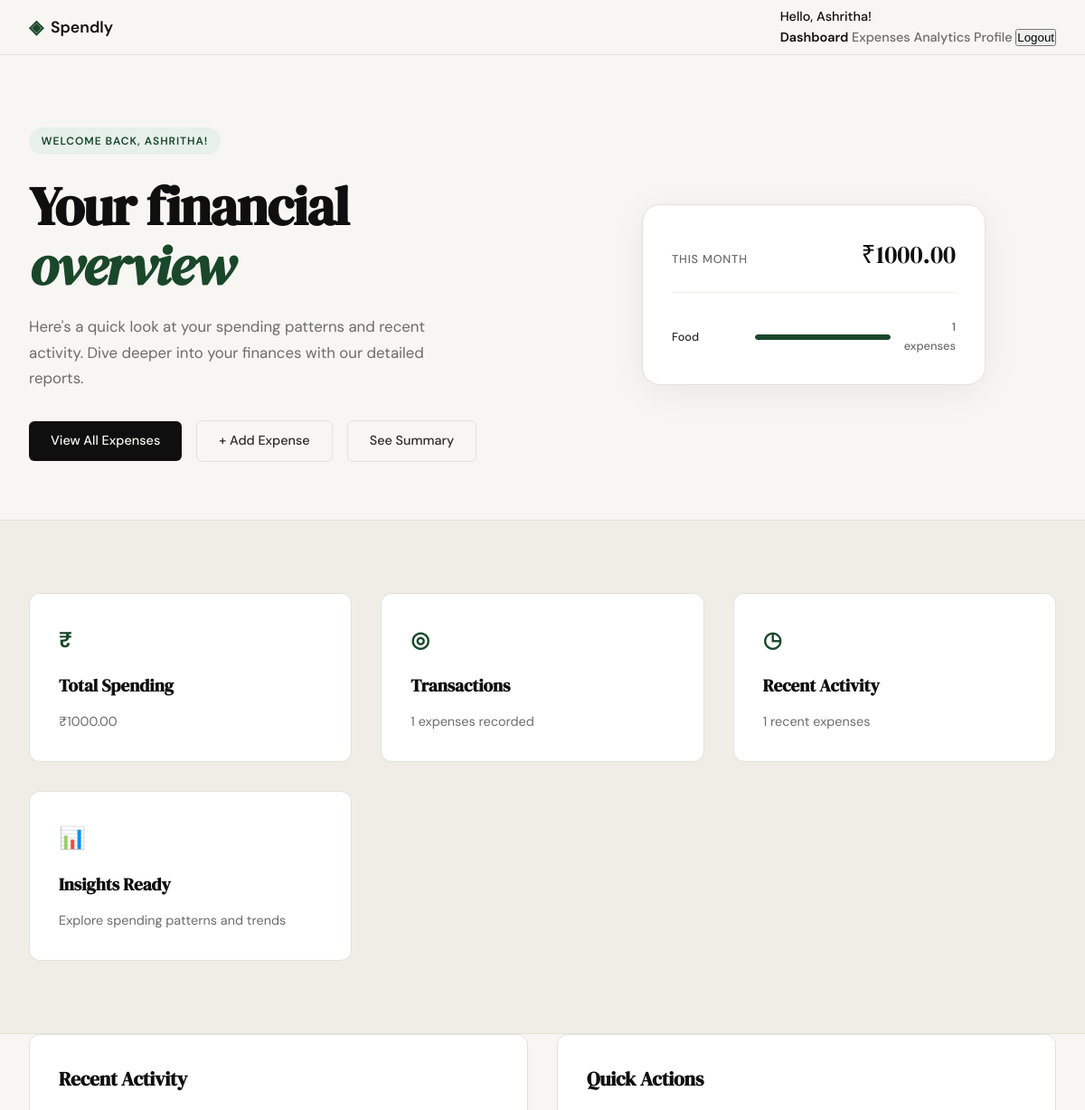
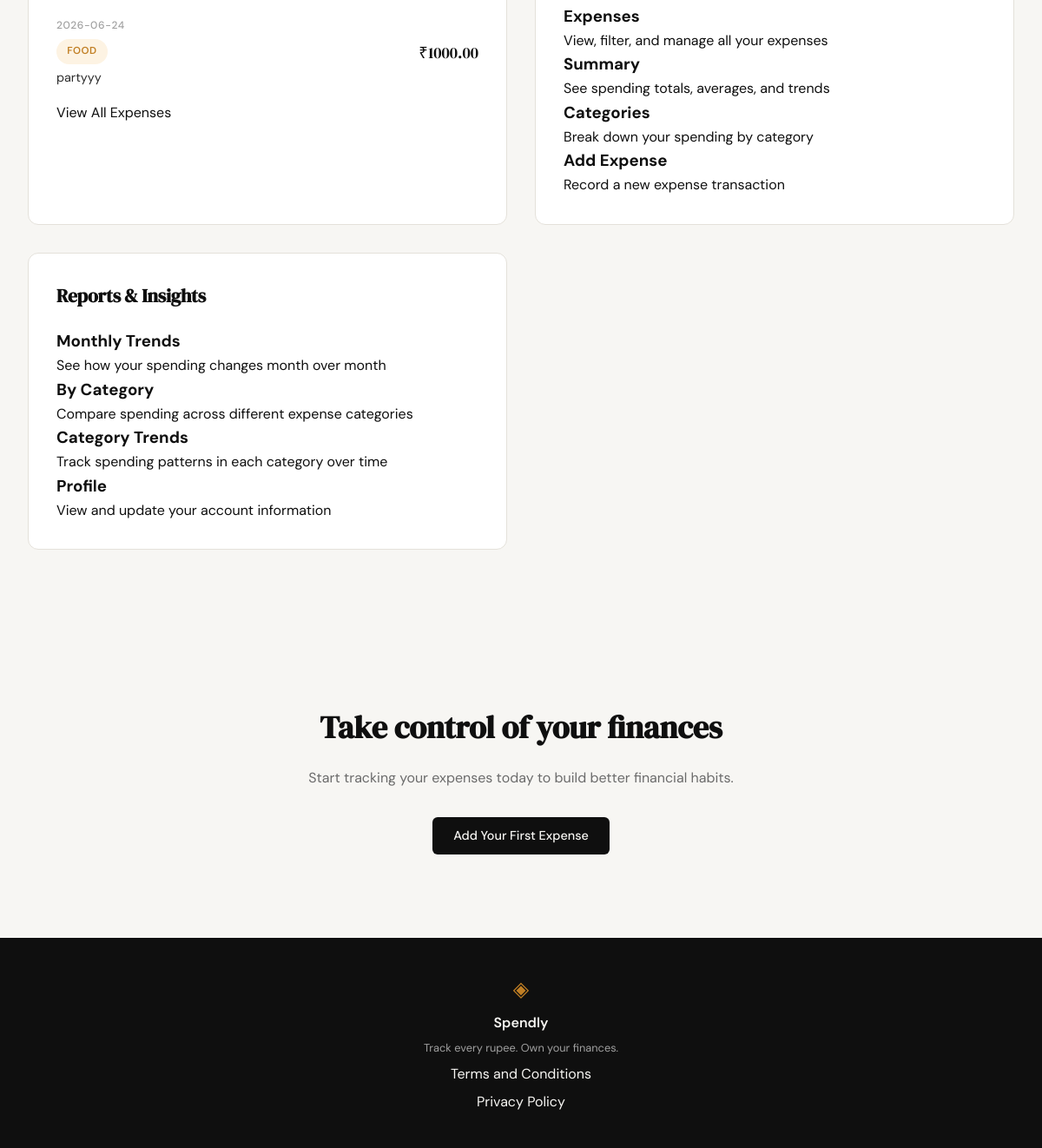
The app's page /dashboard (signed in) with its own data (2 pictures, top to bottom).
### tables this page shows
CREATE TABLE expenses (
            id INTEGER PRIMARY KEY AUTOINCREMENT,
            user_id INTEGER NOT NULL,
            amount REAL NOT NULL,
            category TEXT NOT NULL,
            date TEXT NOT NULL,
            description TEXT,
            created_at TEXT DEFAULT CURRENT_TIMESTAMP,
            FOREIGN KEY (user_id) REFERENCES users (id)
        );

### app.py (the view)
@app.route("/dashboard")
@login_required
def dashboard():
    user_id = session.get('user_id')
    conn = get_db()
    try:
        cursor = conn.cursor()
        cursor.execute(
            """SELECT COUNT(*) as count, COALESCE(SUM(amount), 0) as total
               FROM expenses
               WHERE user_id = ?""",
            (user_id,)
        )
        quick_stats = cursor.fetchone()
        cursor.execute(
            """SELECT id, amount, category, date, description
               FROM expenses
               WHERE user_id = ?
               ORDER BY date DESC, created_at DESC
               LIMIT 5""",
            (user_id,)
        )
        recent_expenses = cursor.fetchall()
        cursor.execute(
            """SELECT category,
                      COUNT(*) as count,
                      COALESCE(SUM(amount), 0) as total
               FROM expenses
               WHERE user_id = ?
               GROUP BY category
               ORDER BY count DESC
               LIMIT 4""",
            (user_id,)
        )
        sorted_categories = cursor.fetchall()
        return render_template("dashboard.html",
                               quick_stats=quick_stats,
                               recent_expenses=recent_expenses,
                               sorted_categories=sorted_categories)
    except Exception as e:
        app.logger.exception("Dashboard error")
        return render_template("error.html", error="Unable to load dashboard"), 500
    finally:
        conn.close()

### app.py (called while the page is built)
def login_required(f):
    @wraps(f)
    def decorated_function(*args, **kwargs):
        if 'user_id' not in session:
            return redirect(url_for('login'))
        return f(*args, **kwargs)
    return decorated_function

### database/db.py (called while the page is built)
def get_db():
    conn = sqlite3.connect('spendly.db')
    conn.row_factory = sqlite3.Row
    conn.execute('PRAGMA foreign_keys = ON')
    return conn

### templates/dashboard.html (shortened to what this page needs)
{% extends "base.html" %}
{% block content %}
<section class="hero">
    <div class="hero-inner">
        <div class="hero-badge">Welcome back, {{ session.user_name }}!</div>
        <h1 class="hero-title">
            Your financial<br>
            <em>overview</em>
        </h1>
        <p class="hero-subtitle">
            Here's a quick look at your spending patterns and recent activity.
            Dive deeper into your finances with our detailed reports.
        </p>
        <div class="hero-actions">
            <a href="{{ url_for('expenses') }}" class="btn-primary">View All Expenses</a>
            <a href="{{ url_for('add_expense') }}" class="btn-ghost">+ Add Expense</a>
            <a href="{{ url_for('expenses_summary') }}" class="btn-ghost">See Summary</a>
        </div>
    </div>
    <div class="hero-visual">
        <div class="mock-card">
            <div class="mock-card-header">
                <span class="mock-label">This Month</span>
                {% if quick_stats %}
                <span class="mock-total">₹{{ "%.2f"|format(quick_stats.total or 0) }}</span>
                {% else %}
                <span class="mock-total">₹0.00</span>
                {% endif %}
            </div>
            <div class="mock-bars">
                {% if recent_expenses|length > 0 %}
                {% set categories = {} %}
                {% for expense in recent_expenses %}
                    {% if expense.category not in categories %}
                        {% set _ = categories.update({expense.category: 0}) %}
                    {% endif %}
                    {% set _ = categories.update({expense.category: categories[expense.category] + 1}) %}
                {% endfor %}
                {% set sorted_categories = categories|dictsort(by='value', reverse=true) %}
                {% for category, count in sorted_categories %}
                    <div class="mock-bar-row">
                        <span class="mock-cat">{{ category }}</span>
                        <div class="mock-bar-track">
                            <div class="mock-bar mock-bar-{{ loop.index }}"
                                style="width: {{ ((count / recent_expenses|length) * 100)|round(0) }}%">
                            </div>
                        </div>
                        <span class="mock-amt">{{ count }} expenses</span>
                    </div>
                {% endfor %}
                {% endif %}
            </div>
        </div>
    </div>
</section>
<section class="features">
    <div class="features-inner">
        {% if quick_stats %}
        <div class="feature-card">
            <div class="feature-icon">₹</div>
            <h3 class="feature-title">Total Spending</h3>
            <p class="feature-body">₹{{ "%.2f"|format(quick_stats.total or 0) }}</p>
        </div>
        <div class="feature-card">
            <div class="feature-icon">◎</div>
            <h3 class="feature-title">Transactions</h3>
            <p class="feature-body">{{ quick_stats.count }} expenses recorded</p>
        </div>
        {% endif %}
        <div class="feature-card">
            <div class="feature-icon">◷</div>
            <h3 class="feature-title">Recent Activity</h3>
            <p class="feature-body">
                {% if recent_expenses|length > 0 %}
                {{ recent_expenses|length }} recent expenses
                {% else %}
                No recent activity
                {% endif %}
            </p>
        </div>
        <div class="feature-card">
            <div class="feature-icon">📊</div>
            <h3 class="feature-title">Insights Ready</h3>
            <p class="feature-body">Explore spending patterns and trends</p>
        </div>
    </div>
</section>
<section class="dashboard-modules">
    <div class="dashboard-module">
        <h2>Recent Activity</h2>
        {% if recent_expenses|length > 0 %}
        <div class="recent-activity-list">
            {% for expense in recent_expenses %}
            <div class="activity-item">
                <div class="activity-item-info">
                    <div class="activity-date">{{ expense.date }}</div>
                    <div class="activity-category">
                        <span class="category-tag category-{{ expense.category|lower|replace(' ', '-') }}">
                            {{ expense.category }}
                        </span>
                    </div>
                    <div class="activity-description">
                        {{ expense.description or 'No description' }}
                    </div>
                </div>
                <div class="activity-amount">
                    ₹{{ "%.2f"|format(expense.amount) }}
                </div>
            </div>
            {% endfor %}
        </div>
        {% else %}
        <p class="empty-state">No expenses recorded yet. Start tracking your spending!</p>
        {% endif %}
        <a href="{{ url_for('expenses') }}" class="btn btn-outline">View All Expenses</a>
    </div>
    <div class="dashboard-module">
        <h2>Quick Actions</h2>
        <div class="quick-actions-grid">
            <a href="{{ url_for('expenses') }}" class="action-card">
                <h3>Expenses</h3>
                <p>View, filter, and manage all your expenses</p>
            </a>
            <a href="{{ url_for('expenses_summary') }}" class="action-card">
                <h3>Summary</h3>
                <p>See spending totals, averages, and trends</p>
            </a>
            <a href="{{ url_for('categories_overview') }}" class="action-card">
                <h3>Categories</h3>
                <p>Break down your spending by category</p>
            </a>
            <a href="{{ url_for('add_expense') }}" class="action-card">
                <h3>Add Expense</h3>
                <p>Record a new expense transaction</p>
            </a>
        </div>
    </div>
    <div class="dashboard-module">
        <h2>Reports & Insights</h2>
        <div class="reports-grid">
            <a href="{{ url_for('expenses_summary_monthly') }}" class="action-card">
                <h3>Monthly Trends</h3>
                <p>See how your spending changes month over month</p>
            </a>
            <a href="{{ url_for('expenses_summary_category') }}" class="action-card">
                <h3>By Category</h3>
                <p>Compare spending across different expense categories</p>
            </a>
            <a href="{{ url_for('categories_trend') }}" class="action-card">
                <h3>Category Trends</h3>
                <p>Track spending patterns in each category over time</p>
            </a>
            <a href="{{ url_for('profile') }}" class="action-card">
                <h3>Profile</h3>
                <p>View and update your account information</p>
            </a>
        </div>
    </div>
</section>
<section class="cta-section">
    <div class="cta-inner">
        <h2 class="cta-title">Take control of your finances</h2>
        <p class="cta-body">Start tracking your expenses today to build better financial habits.</p>
        <a href="{{ url_for('add_expense') }}" class="btn-primary">Add Your First Expense</a>
    </div>
</section>
{% endblock %}

### records on screen
expenses: category "Food", id "1", date "2026-06-24", category "FOOD", description "partyyy", amount "1000.00"

### other values on screen
{{ session.user_name }} "Ashritha"
{{ session.user_name }} "ASHRITHA"
{{ "%.2f"|format(quick_stats.total or 0) }} "1000.00"
{{ quick_stats.count }} "1"
{{ recent_expenses|length }} "1"
